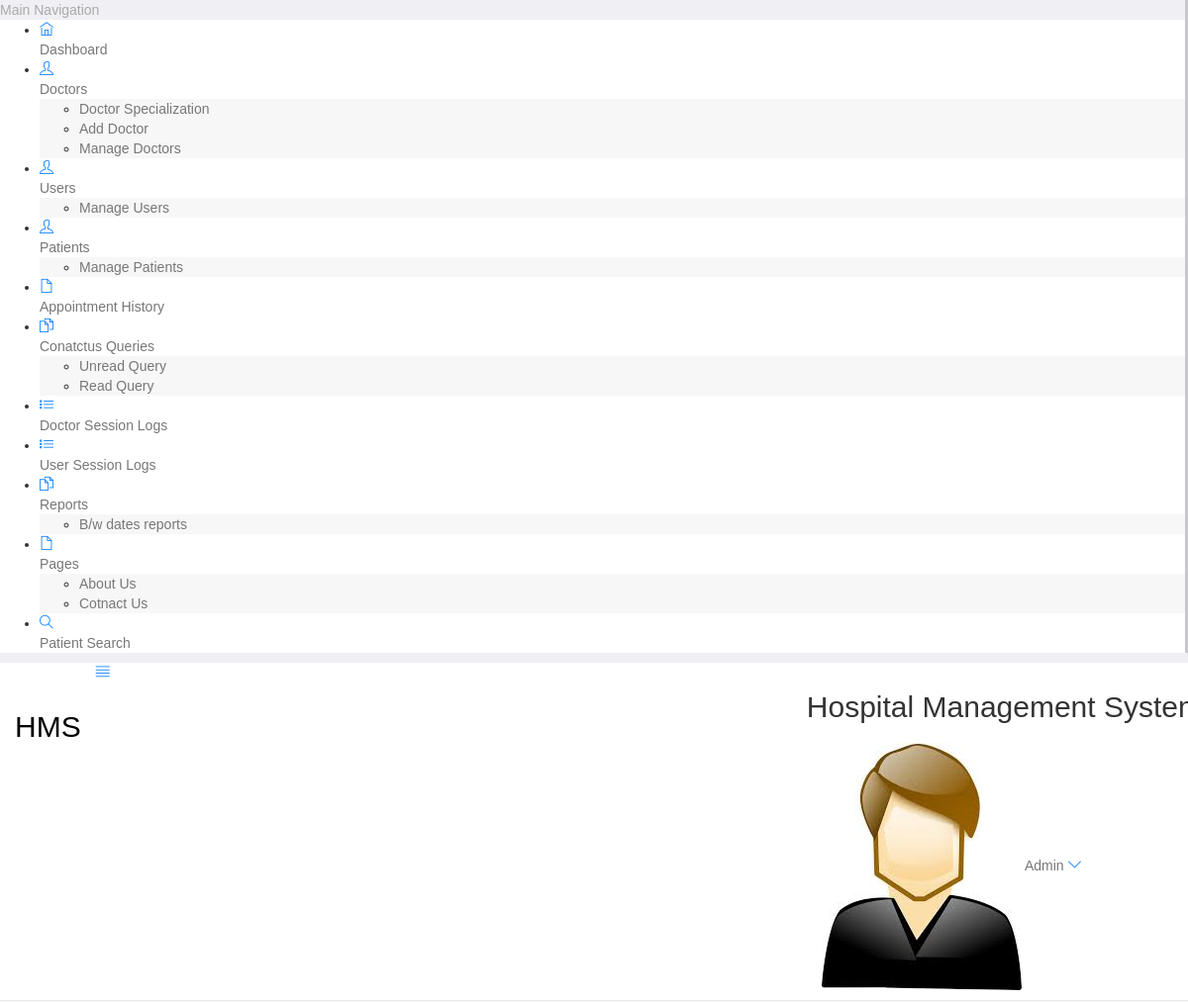
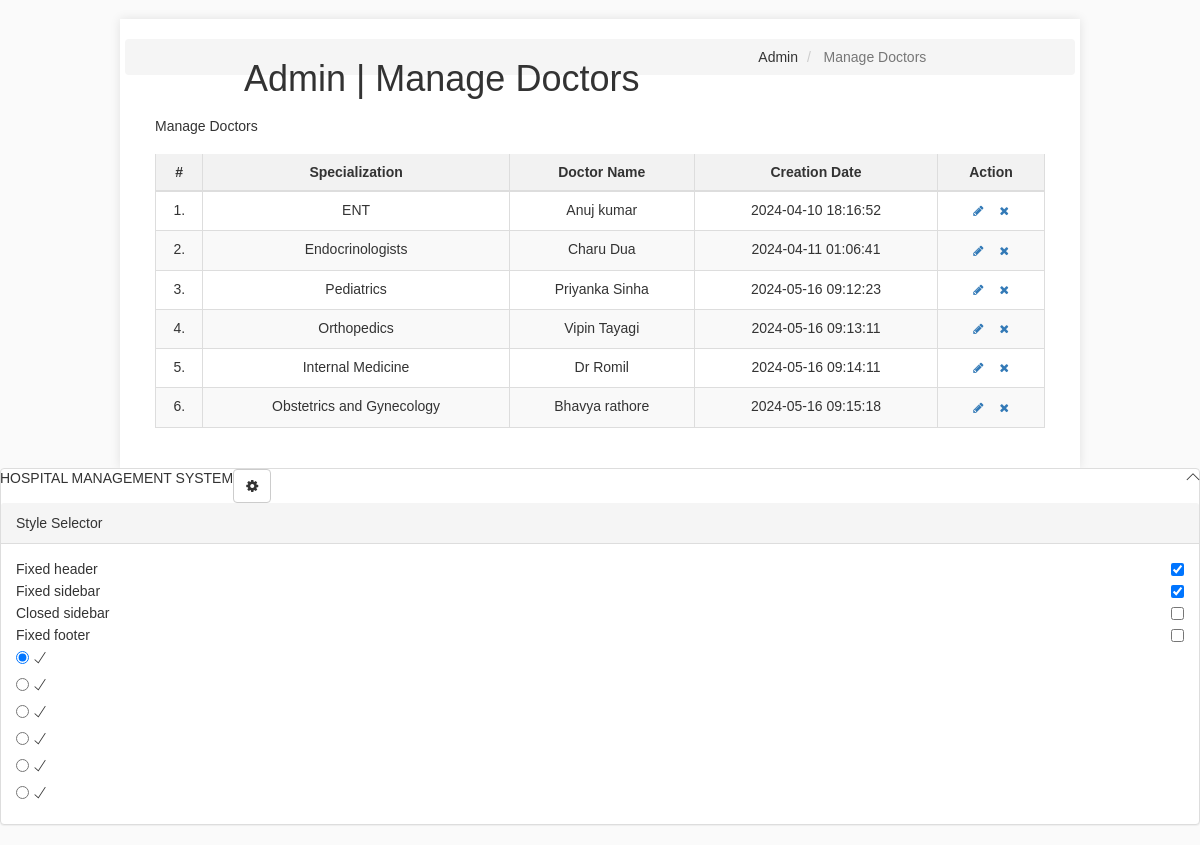
/Unuse/Hospital-Management-System-PHP/hospital/hms/admin/manage-doctors.php (signed in), run on the app's committed database (2 pictures, top to bottom).
### tables this page shows
CREATE TABLE `doctors` (
  `id` int(11) NOT NULL,
  `specilization` varchar(255) DEFAULT NULL,
  `doctorName` varchar(255) DEFAULT NULL,
  `address` longtext DEFAULT NULL,
  `docFees` varchar(255) DEFAULT NULL,
  `contactno` bigint(11) DEFAULT NULL,
  `docEmail` varchar(255) DEFAULT NULL,
  `password` varchar(255) DEFAULT NULL,
  `creationDate` timestamp NULL DEFAULT current_timestamp(),
  `updationDate` timestamp NULL DEFAULT NULL ON UPDATE current_timestamp()
);

### Unuse/Hospital-Management-System-PHP/hospital/hms/admin/manage-doctors.php (the view, shortened to what this page needs)
<?php
include('include/config.php');
if(strlen($_SESSION['id']==0)) {
 header('location:logout.php');
  } else{
?>
<!DOCTYPE html>
<html lang="en">
	<head>
		<link rel="stylesheet" href="vendor/bootstrap/css/bootstrap.min.css">
		<link rel="stylesheet" href="vendor/fontawesome/css/font-awesome.min.css">
		<link rel="stylesheet" href="vendor/themify-icons/themify-icons.min.css">
		<link href="vendor/animate.css/animate.min.css" rel="stylesheet" media="screen">
		<link href="vendor/perfect-scrollbar/perfect-scrollbar.min.css" rel="stylesheet" media="screen">
		<link href="vendor/switchery/switchery.min.css" rel="stylesheet" media="screen">
		<link href="vendor/bootstrap-touchspin/jquery.bootstrap-touchspin.min.css" rel="stylesheet" media="screen">
		<link href="vendor/select2/select2.min.css" rel="stylesheet" media="screen">
		<link href="vendor/bootstrap-datepicker/bootstrap-datepicker3.standalone.min.css" rel="stylesheet" media="screen">
		<link href="vendor/bootstrap-timepicker/bootstrap-timepicker.min.css" rel="stylesheet" media="screen">
		<link rel="stylesheet" href="assets/css/styles.css">
		<link rel="stylesheet" href="assets/css/plugins.css">
		<link rel="stylesheet" href="assets/css/themes/theme-1.css" id="skin_color" />
	</head>
	<body>
		<div id="app">
<?php include('include/sidebar.php');?>
			<div class="app-content">
						<?php include('include/header.php');?>
				<div class="main-content" >
					<div class="wrap-content container" id="container">
						<section id="page-title">
							<div class="row">
								<div class="col-sm-8">
									<h1 class="mainTitle">Admin | Manage Doctors</h1>
																	</div>
								<ol class="breadcrumb">
									<li>
										<span>Admin</span>
									</li>
									<li class="active">
										<span>Manage Doctors</span>
									</li>
								</ol>
							</div>
						</section>
						<div class="container-fluid container-fullw bg-white">
									<div class="row">
								<div class="col-md-12">
									<h5 class="over-title margin-bottom-15">Manage <span class="text-bold">Doctors</span></h5>
									<table class="table table-hover" id="sample-table-1">
										<thead>
											<tr>
												<th class="center">#</th>
												<th>Specialization</th>
												<th class="hidden-xs">Doctor Name</th>
												<th>Creation Date </th>
												<th>Action</th>
											</tr>
										</thead>
										<tbody>
<?php
$sql=mysqli_query($con,"select * from doctors");
$cnt=1;
while($row=mysqli_fetch_array($sql))
{
?>
											<tr>
												<td class="center"><?php echo $cnt;?>.</td>
												<td class="hidden-xs"><?php echo $row['specilization'];?></td>
												<td><?php echo $row['doctorName'];?></td>
												<td><?php echo $row['creationDate'];?>
												</td>
												<td >
												<div class="visible-md visible-lg hidden-sm hidden-xs">
							<a href="edit-doctor.php?id=<?php echo $row['id'];?>" class="btn btn-transparent btn-xs" tooltip-placement="top" tooltip="Edit"><i class="fa fa-pencil"></i></a>
	<a href="manage-doctors.php?id=<?php echo $row['id']?>&del=delete" onClick="return confirm('Are you sure you want to delete?')"class="btn btn-transparent btn-xs tooltips" tooltip-placement="top" tooltip="Remove"><i class="fa fa-times fa fa-white"></i></a>
												</div>
												</td>
											</tr>
											<?php
$cnt=$cnt+1;
											 }?>
										</tbody>
									</table>
								</div>
							</div>
								</div>
							</div>
						</div>
					</div>
				</div>
	<?php include('include/footer.php');?>
	<?php include('include/setting.php');?>
	</body>
</html>
<?php } ?>

### Unuse/CSS/styles.css (style rules this page uses)
body { font-family: Arial, sans-serif; background-color: #f4f4f4; margin: 0; padding: 0; }
.container { width: 80%; margin: 0 auto; padding: 20px; background: #fff; box-shadow: 0 0 10px rgba(0, 0, 0, 0.1); }
h1 { text-align: center; color: #333; }
table { width: 100%; border-collapse: collapse; margin-top: 20px; }
th, td { padding: 12px; text-align: center; border: 1px solid #ddd; }
th { background-color: #f2f2f2; }
tr:nth-child(even) { background-color: #f9f9f9; }

### Unuse/Hospital-Management-System-PHP/hospital/hms/admin/assets/css/themes/theme-1.css (style rules this page uses)
body { background: #FAFAFA; }

### data on the page
doctors: specilization "ENT", doctorName "Anuj kumar", creationDate "2024-04-10 18:16:52"
doctors: specilization "Endocrinologists", doctorName "Charu Dua", creationDate "2024-04-11 01:06:41"
doctors: specilization "Pediatrics", doctorName "Priyanka Sinha", creationDate "2024-05-16 09:12:23"
doctors: specilization "Orthopedics", doctorName "Vipin Tayagi", creationDate "2024-05-16 09:13:11"
doctors: specilization "Internal Medicine", doctorName "Dr Romil", creationDate "2024-05-16 09:14:11"
doctors: specilization "Obstetrics and Gynecology", doctorName "Bhavya rathore", creationDate "2024-05-16 09:15:18"
